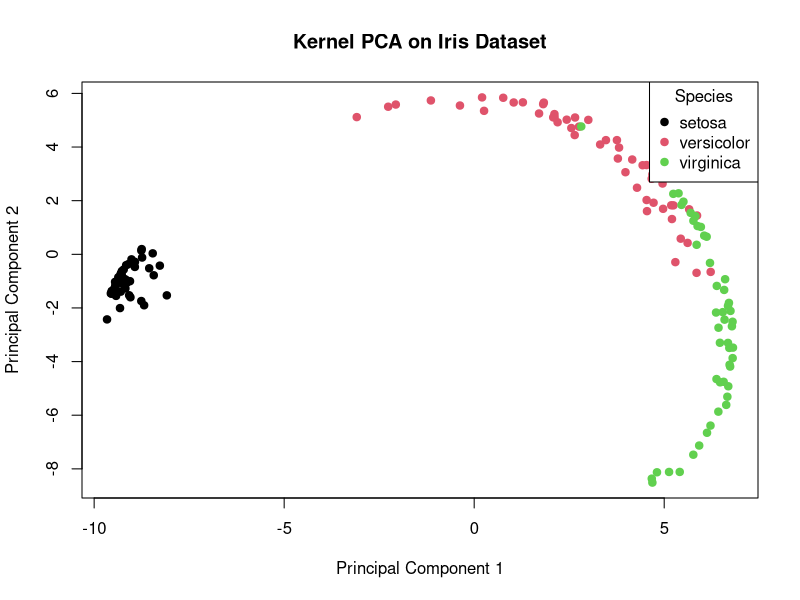

Write the R code that produced this figure.
# Load required library
library(kernlab)

# Load the iris dataset
data(iris)

# Separate features and labels
X <- iris[, -5]  # Features
y <- iris[, 5]   # Labels

# Perform Kernel PCA
kpca_model <- kpca(~., data = X, kernel = "rbfdot", kpar = list(sigma = 0.1))

# Get the transformed data
X_transformed <- as.data.frame(predict(kpca_model, X))

# Print the transformed data
print(head(X_transformed))

# Plot the transformed data
plot(X_transformed[,1], X_transformed[,2], col = y, pch = 19, xlab = "Principal Component 1", ylab = "Principal Component 2")
# Add legend
legend("topright", legend = levels(iris$Species), col = 1:3, pch = 19, title = "Species")
# Add title
title("Kernel PCA on Iris Dataset")
